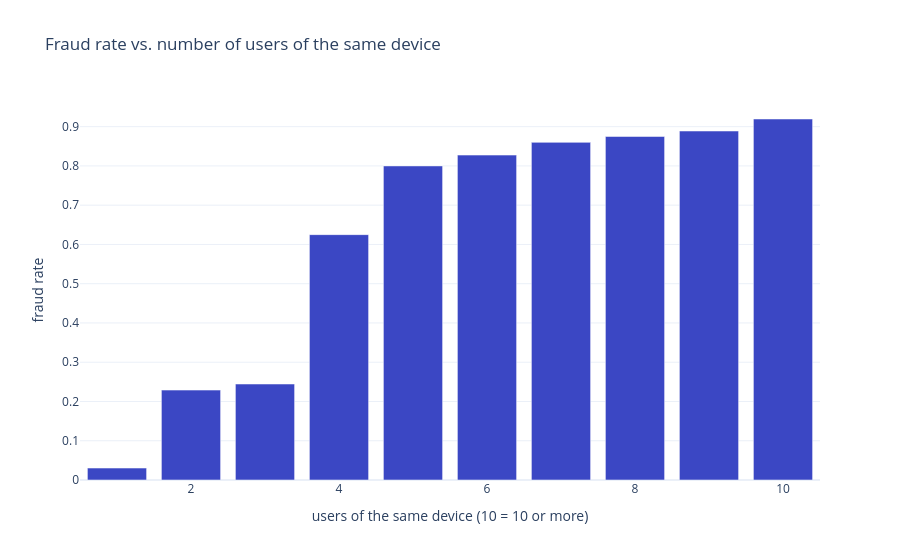

Notebook code for this chart:
### Markdown cell above
3. Compare the fraud rate for purchases made within one second of the sign-up and the others. Then plot the fraud rate as a function of `users_per_device`. What do you see?

### Code cell
quick = fraud["seconds_to_purchase"] <= 1
print(f"Purchases within 1 second of the sign-up: {quick.sum()} rows, fraud rate {fraud.loc[quick, 'class'].mean():.0%}")
print(f"Other purchases: {(~quick).sum()} rows, fraud rate {fraud.loc[~quick, 'class'].mean():.1%}")

rate = fraud.groupby(fraud["users_per_device"].clip(upper=10))["class"].agg(["mean", "size"]).reset_index()
fig = px.bar(rate, x="users_per_device", y="mean", hover_data=["size"],
             labels={"users_per_device": "users of the same device (10 = 10 or more)", "mean": "fraud rate"},
             title="Fraud rate vs. number of users of the same device")
fig.show()

### Figure 1 — Plotly figure (JSON) as saved in the notebook; plotly's stock layout.template omitted (floating-point values rounded to 4 significant figures)
{"data": [{"customdata": [[131781], [10654], [270], [16], [65], [174], [350], [552], [702], [6548]], "hovertemplate": "users of the same device (10 = 10 or more)=%{x}<br>fraud rate=%{y}<br>size=%{customdata[0]}<extra></extra>", "legendgroup": "", "marker": {"color": "#3B47C4", "pattern": {"shape": ""}}, "name": "", "orientation": "v", "showlegend": false, "textposition": "auto", "type": "bar", "x": [1, 2, 3, 4, 5, 6, 7, 8, 9, 10], "xaxis": "x", "y": [0.03043, 0.229, 0.2444, 0.625, 0.8, 0.8276, 0.86, 0.875, 0.8889, 0.9195], "yaxis": "y"}], "layout": {"barmode": "relative", "legend": {"tracegroupgap": 0}, "title": {"text": "Fraud rate vs. number of users of the same device"}, "xaxis": {"anchor": "y", "domain": [0.0, 1.0], "title": {"text": "users of the same device (10 = 10 or more)"}}, "yaxis": {"anchor": "x", "domain": [0.0, 1.0], "title": {"text": "fraud rate"}}}}
